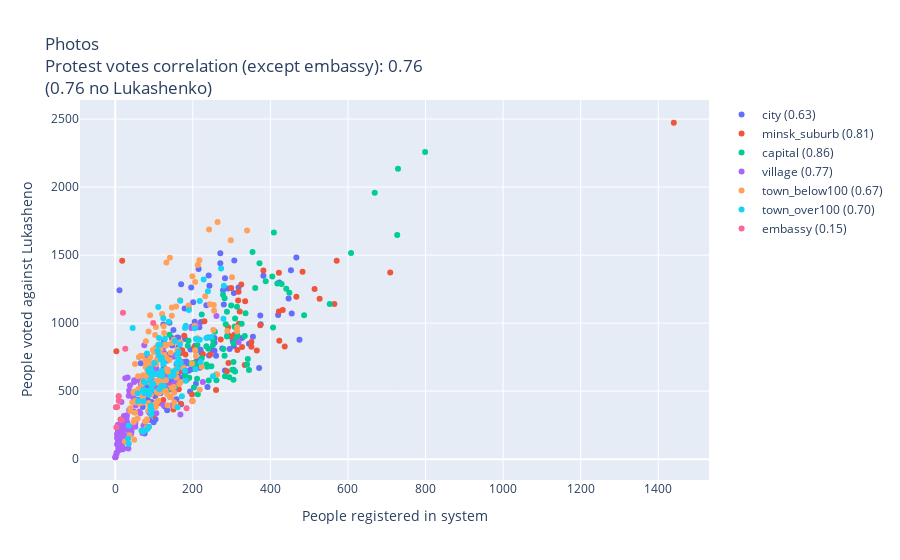

Write notebook code for a chart like this one.
### Code cell
protest_chart('photoVoices', 'Ballot photos in system')
